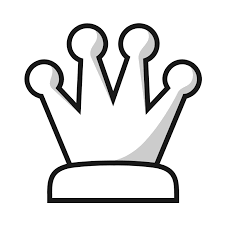
#> input picture data/queen.png, 225 x 225 px
$ jupyter execute board_visualization.ipynb
#> lines starting #> are read from the running program, lines starting #| are printed output that depends on the picture; after the words box and inside, x2 and y2 are one past the last pixel; in counts of white or black regions, pixels touching at a corner belong together
[cell 1]
import numpy as np
import cv2
from PIL import Image
from matplotlib import pyplot as plt

[cell 2]
N = 8

[cell 3]
h,w = 800, 800

[cell 4]
board = np.zeros((h,w), dtype=np.uint8)

[cell 5]
Image.fromarray(board)

[cell 6]
board = np.zeros((h,w), dtype=np.uint8)

[cell 7]
board = np.zeros((h,w), dtype=np.uint8)
N = 8
box_h, box_w = h // N , w // N

for row in range(N):
    for col in range(N):
        if (row + col) % 2 == 0:
            board[box_h* row :box_h * (row + 1),box_w * col :box_w * (col + 1)] = 128

[cell 8]
Image.fromarray(board)
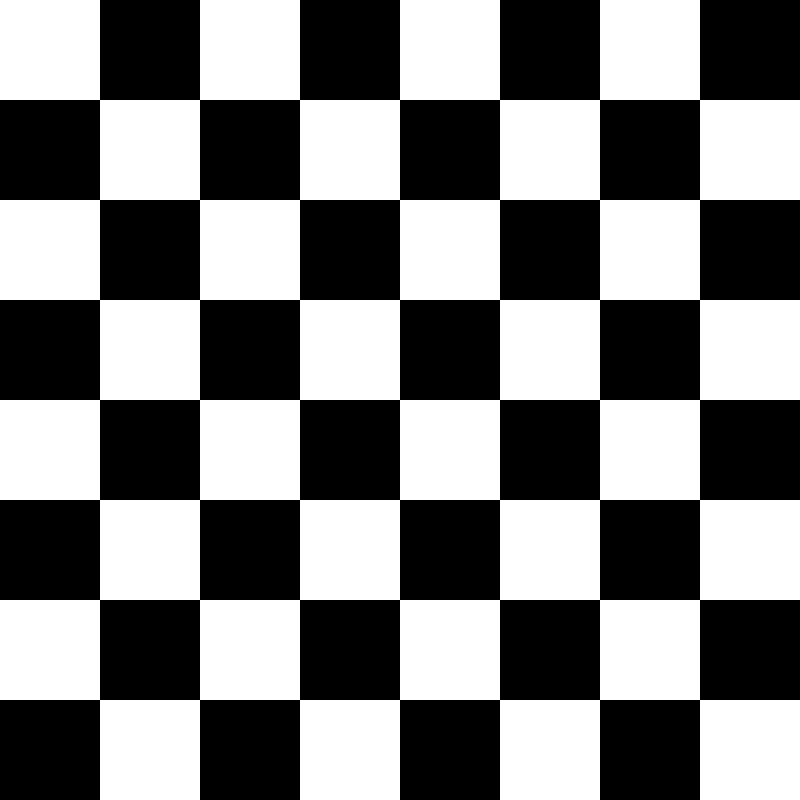
#> Out: PIL image 800x800 L; values 0 (black) and 128 (white), 50% white; 1 white region, box (x1, y1, x2, y2) and area: (0, 0, 800, 800) 320000

[cell 9]
queen_path = '../data/queen.png'

[cell 10]
queen = cv2.imread(queen_path)
#> queen is the input picture: shape (225, 225, 3); min 0, max 255, mean 228.6
queen = cv2.cvtColor(queen, cv2.COLOR_BGR2GRAY)
#> queen: shape (225, 225)
_, queen = cv2.threshold(queen, 128, 64, cv2.THRESH_BINARY)
#> queen: shape (225, 225); values 0 (black) and 64 (white), 89.9% white; 1 black region, box (x1, y1, x2, y2) and area: (25, 23, 202, 203) 5133
queen = cv2.resize(queen, (box_h,box_w))
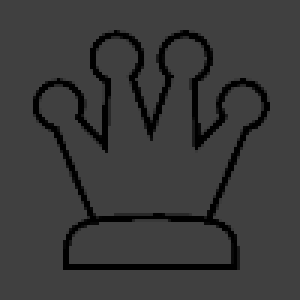
#> queen: shape (100, 100) (shown 3 times larger); min 0, max 64, mean 57.6

[cell 11]
Image.fromarray(queen)

[cell 12]
placed_board = np.zeros_like(board)
for row in range(N):
    for col in range(N):
        colored_queen = queen
        if (row + col) % 2 == 0:
            # colored_queen = cv2.bitwise_not(queen)
            pass

        board_location = board[box_h* row :box_h * (row + 1),box_w * col :box_w * (col + 1)]
        placed_board[box_h* row :box_h * (row + 1),box_w * col :box_w * (col + 1)] = cv2.bitwise_xor(board_location, queen)
#> board_location: shape (100, 100); every value is 128
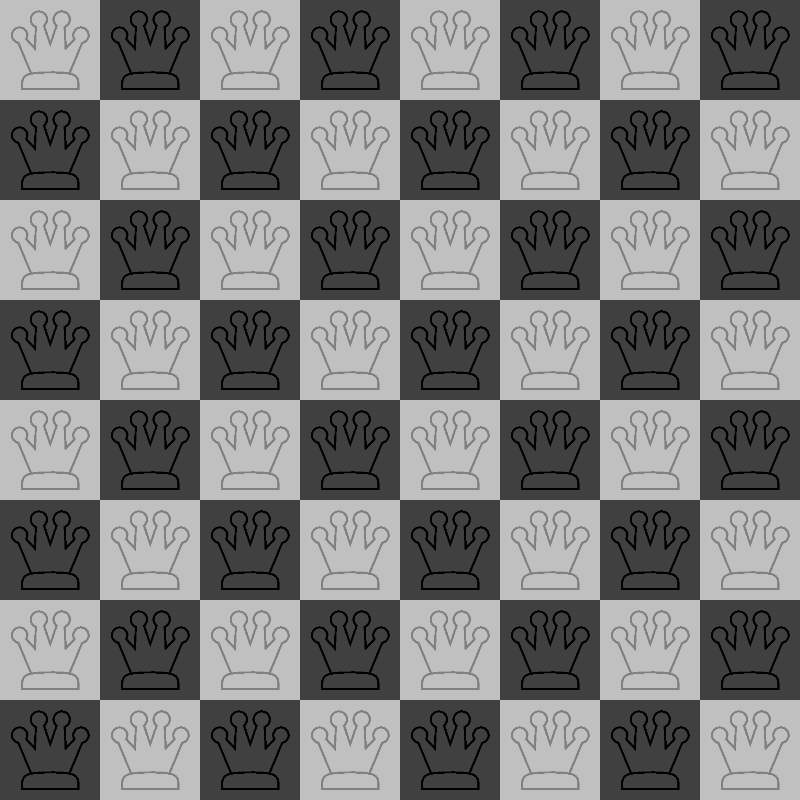
#> placed_board: shape (800, 800); min 0, max 192, mean 121.6

[cell 13]
Image.fromarray(placed_board)

[cell 14]
plt.hist(placed_board)
plt.show()
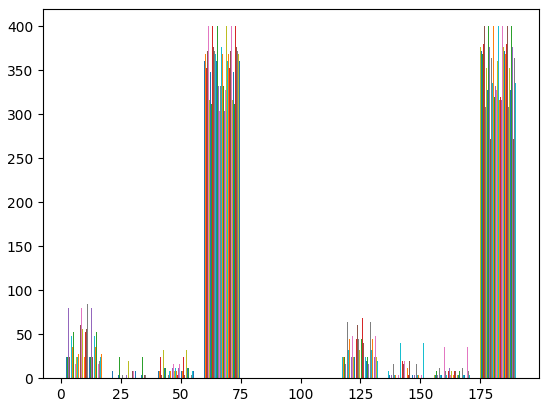
#> figure drawn by matplotlib, 1 panel

[cell 15]
img_after = np.where(placed_board >= 175, 0, placed_board)
img_after = np.where((placed_board >= 100) & (placed_board < 175), 255, img_after)
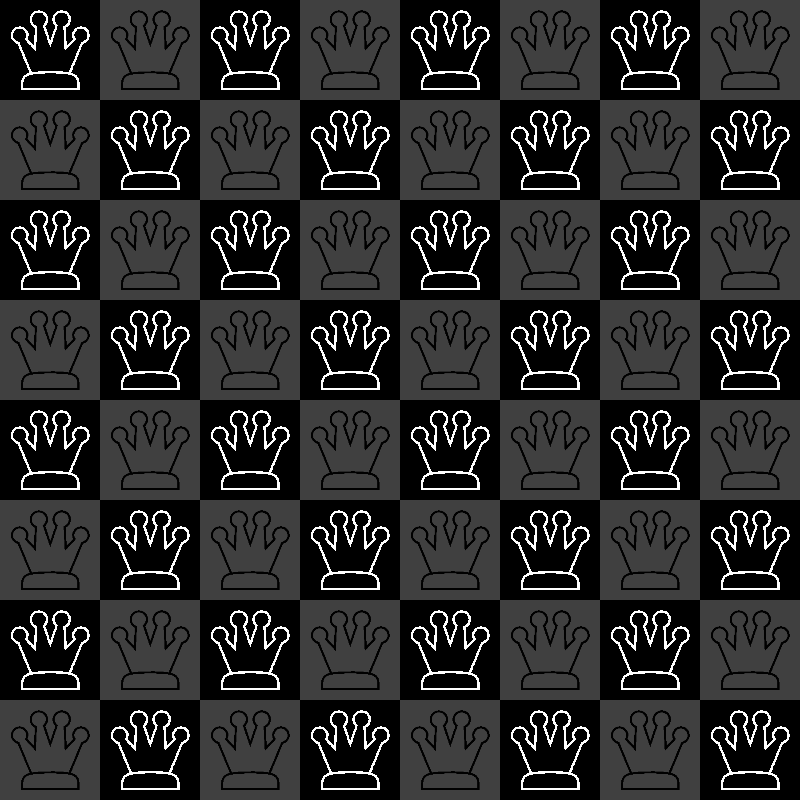
#> img_after: shape (800, 800); min 0, max 255, mean 42.8
img_after = np.where((placed_board >= 0) & (placed_board < 60),0,img_after)
img_after = np.where((placed_board >= 60) & (placed_board < 100), 255,img_after)
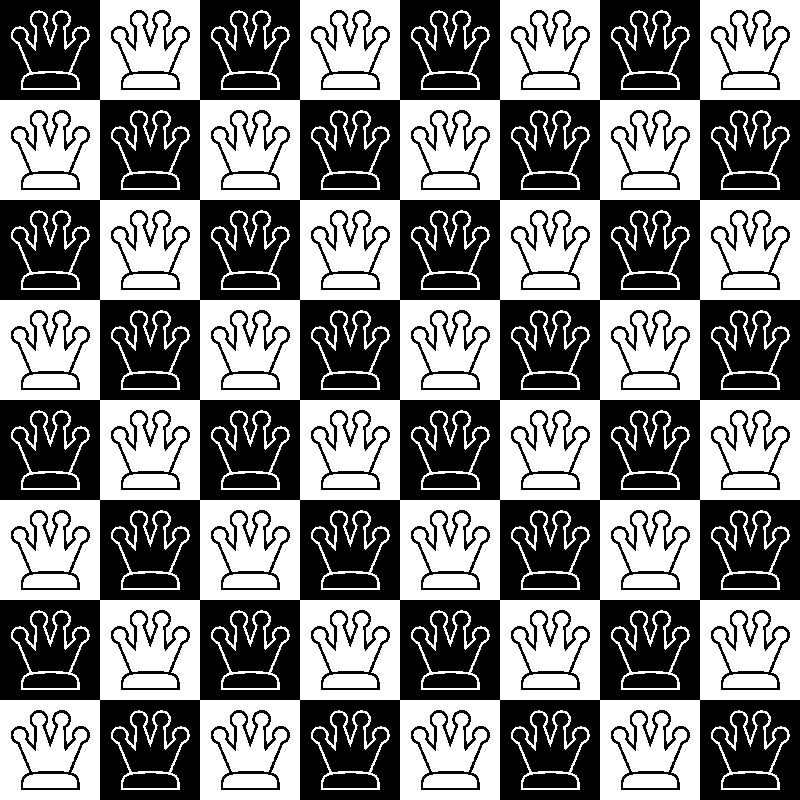
#> img_after: shape (800, 800); 49.4% white; 97 white regions, largest, box (x1, y1, x2, y2) and area: (0, 0, 800, 800) 188928, (113, 13, 187, 72) 2172, (313, 13, 387, 72) 2172

[cell 16]
Image.fromarray(img_after)

[cell 17]
def place_on_board(board_array, h= 800, w= 800):

#> called with board_array = array of shape (10,), h = 800, w = 800
    N = len(board_array)
    board_array = N - 1 - board_array

    board = np.zeros((h,w), dtype=np.uint8)

    board = np.zeros((h,w), dtype=np.uint8)

    box_h, box_w = h // N , w // N

    for row in range(N):
        for col in range(N):
            if (row + col) % 2 == 0:
                board[box_h* row :box_h * (row + 1),box_w * col :box_w * (col + 1)] = 128


    queen = cv2.imread(queen_path)
    queen = cv2.cvtColor(queen, cv2.COLOR_BGR2GRAY)
    _, queen = cv2.threshold(queen, 128, 255, cv2.THRESH_BINARY)
    queen = cv2.resize(queen, (box_h,box_w))
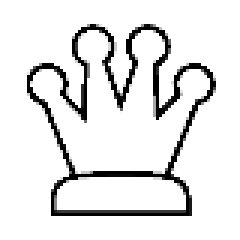
#> queen: shape (80, 80) (shown 3 times larger); min 0, max 255, mean 228.8

    mask = queen<255
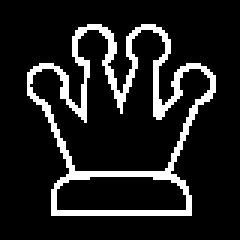
#> mask: shape (80, 80) bool (shown 3 times larger); 12.7% white in thin lines or dots, all inside (x1, y1, x2, y2) = (9, 8, 72, 72)

    placed_board = board.copy()

    for col, row in enumerate(board_array):
        placed_board[box_h* row :box_h * (row + 1),box_w * col :box_w * (col + 1)][mask] = queen[mask]
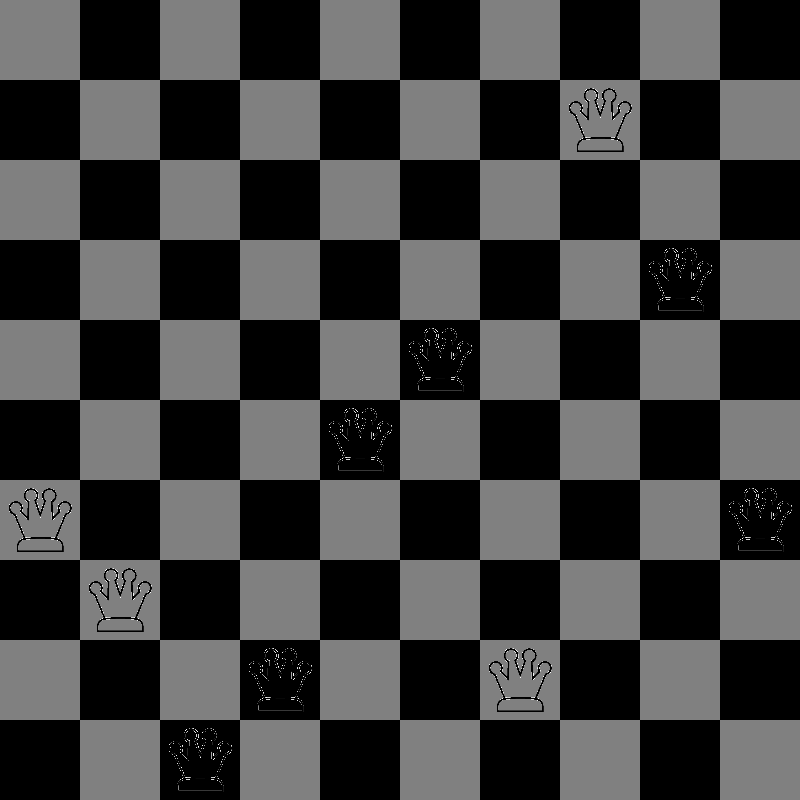
#> placed_board: shape (800, 800); min 0, max 254, mean 64


    _, board_preprocessed = cv2.threshold(placed_board, 0, 255, cv2.THRESH_BINARY)
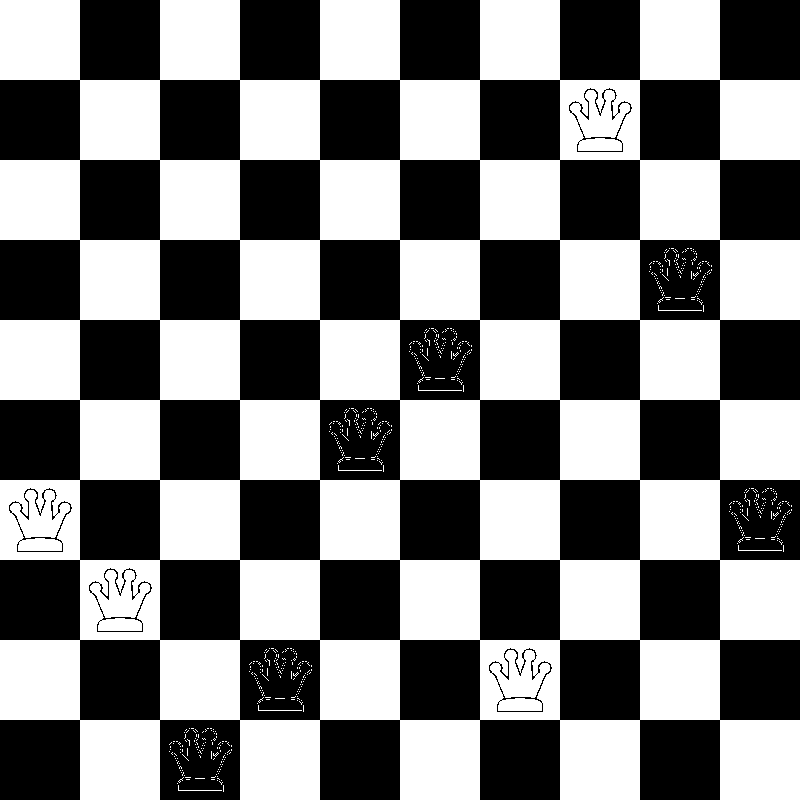
#> board_preprocessed: shape (800, 800); 50% white; 5 black regions, box (x1, y1, x2, y2) and area: (0, 0, 800, 800) 317966, (569, 88, 632, 152) 473, (9, 488, 72, 552) 473, (89, 568, 152, 632) 473, (489, 648, 552, 712) 473

    return board_preprocessed
